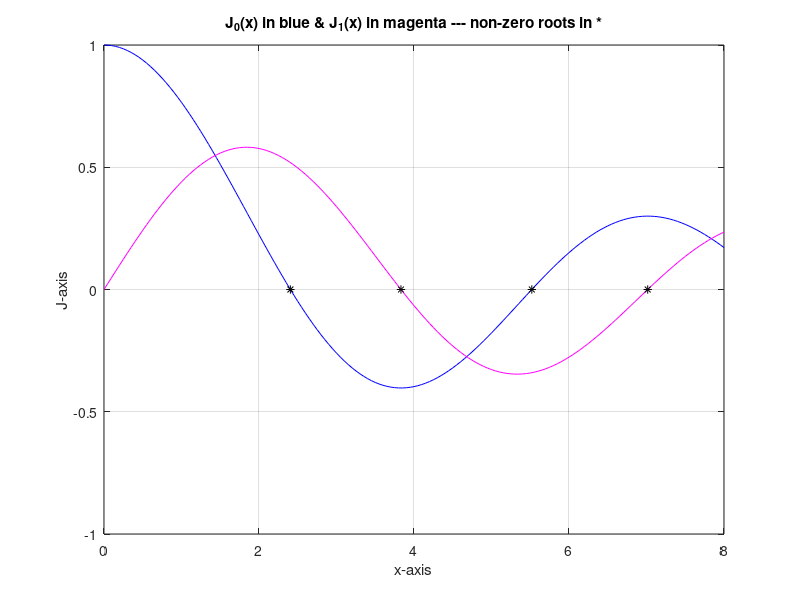

Write the MATLAB code that produced this figure.
%
%  CA4_bessel.m -- djm -- 03 feb 2019
%

%  matrix size (kP = # of zeros, mP-1 = max bessel index)
kP = 2;
mP = kP;

%  matrix for zeros
Amk = zeros(mP,kP);

% Count for function evals
Nevals=0;

% Convergence tolerance
tol=1e-6; 

%  define bessel function
bfunc = @(x,mm) besselj(mm,x);

%  fzero options - 2 versions
opt1 = optimset('TolX',tol,'Display','final');
opt2 = optimset('TolX',tol,'Display','iter');

%
% The following section shows how to find some roots using fzero 
% You can use this to create your all fzero code
%
mm = 0;

% Compute z_{0,1} using fzero - options version 1
ri = [2.4,2.6];    % Initial Bracket
[Amk(mm+1,1),err,exitflag,output] = fzero(@(x) bfunc(x,mm),ri,opt1);
output

% This tracks functions evals for fzero
Nevals = Nevals + output.funcCount; 

% Compute z_{0,2} using fzero - options version 2
ri = [5,6];    % Initial Bracket
[Amk(mm+1,2),err,exitflag,output] = fzero(@(x) bfunc(x,mm),[5,6],opt2);
Nevals = Nevals + output.funcCount; 

%
% The following section shows how to find some roots using Newton's method 
% You can use this section to create your all Newton's method code
%
mm = 1;

nm = @(x,m) x - besselj(m,x)/(0.5*(besselj(m-1,x)-besselj(m+1,x)));

%Initial guess for z_{1,1}
z11i = 3;
 
zn=z11i;
check=1; 
%Root finding loop
while abs(check) > tol
    Amk(mm+1,1) = nm(zn,mm);
    check = Amk(mm+1,1)-zn;
    
    % Here we track function evals for Newton
    Nevals = Nevals + 3; 
    
    zn = Amk(mm+1,1);
end


%Initial guess for z_{1,2}
z12i = 6;

Nevals=0; 
zn=z12i;
check=1; 
%Root finding loop
while abs(check) > tol
    Amk(mm+1,2) = nm(zn,mm);
    check = Amk(mm+1,2)-zn;
    
    % Here we track function evals for Newton
    Nevals = Nevals + 3; 
    
    zn = Amk(mm+1,2);
end

%
% Output 2x2 matrix and Nevals for checking
%
A22 = Amk(1:2,1:2)
Nevals

%  plot bessel function (useful for testing?)
figure(1000);  clf
xx = 0:0.05:8;
plot(xx,besselj(0,xx),'b');  hold on
plot(xx,besselj(1,xx),'m');
plot(A22,0*A22,'k*')
grid on
axis normal
title('J_0(x) in blue & J_1(x) in magenta --- non-zero roots in *')
xlabel('x-axis')
ylabel('J-axis')
